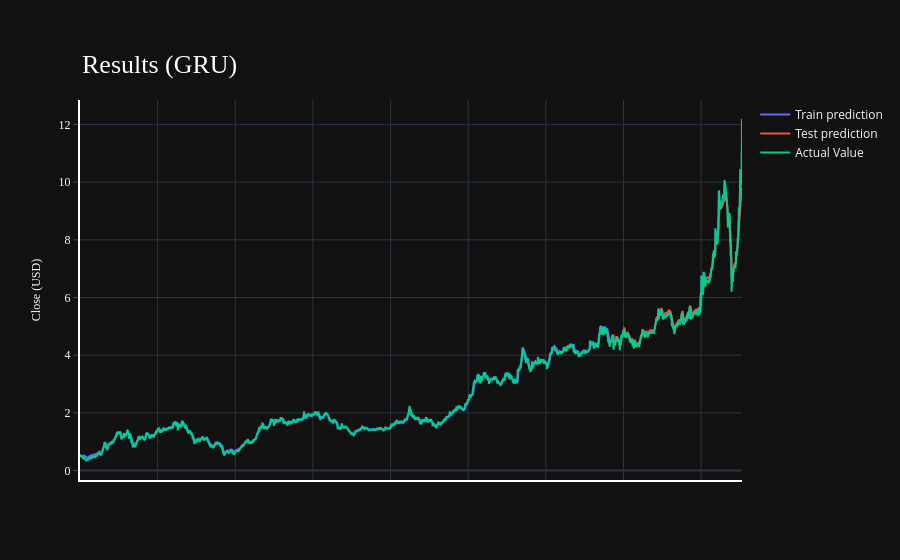

The notebook cell this image was saved under:
### Code cell
import plotly.express as px
import plotly.graph_objects as go

fig = go.Figure()
fig.add_trace(go.Scatter(go.Scatter(x=result.index, y=result[0],
                    mode='lines',
                    name='Train prediction')))
fig.add_trace(go.Scatter(x=result.index, y=result[1],
                    mode='lines',
                    name='Test prediction'))
fig.add_trace(go.Scatter(go.Scatter(x=result.index, y=result[2],
                    mode='lines',
                    name='Actual Value')))
fig.update_layout(
    xaxis=dict(
        showline=True,
        showgrid=True,
        showticklabels=False,
        linecolor='white',
        linewidth=2
    ),
    yaxis=dict(
        title_text='Close (USD)',
        titlefont=dict(
            family='Rockwell',
            size=12,
            color='white',
        ),
        showline=True,
        showgrid=True,
        showticklabels=True,
        linecolor='white',
        linewidth=2,
        ticks='outside',
        tickfont=dict(
            family='Rockwell',
            size=12,
            color='white',
        ),
    ),
    showlegend=True,
    template = 'plotly_dark'

)



annotations = []
annotations.append(dict(xref='paper', yref='paper', x=0.0, y=1.05,
                              xanchor='left', yanchor='bottom',
                              text='Results (GRU)',
                              font=dict(family='Rockwell',
                                        size=26,
                                        color='white'),
                              showarrow=False))
fig.update_layout(annotations=annotations)

fig.show()

### Figure 1 — Plotly figure (JSON) as saved in the notebook; plotly's stock layout.template omitted (floating-point values rounded to 4 significant figures; data arrays with more than 128 entries replaced by an {"elided": "..."} marker saying what was removed)
{"data": [{"mode": "lines", "name": "Train prediction", "type": "scatter", "x": {"elided": "4264 int values"}, "y": {"elided": "4264 float values"}}, {"mode": "lines", "name": "Test prediction", "type": "scatter", "x": {"elided": "4264 int values"}, "y": {"elided": "4264 float values"}}, {"mode": "lines", "name": "Actual Value", "type": "scatter", "x": {"elided": "4264 int values"}, "y": {"elided": "4264 float values"}}], "layout": {"annotations": [{"font": {"color": "white", "family": "Rockwell", "size": 26}, "showarrow": false, "text": "Results (GRU)", "x": 0, "xanchor": "left", "xref": "paper", "y": 1.05, "yanchor": "bottom", "yref": "paper"}], "showlegend": true, "xaxis": {"linecolor": "white", "linewidth": 2, "showgrid": true, "showline": true, "showticklabels": false}, "yaxis": {"linecolor": "white", "linewidth": 2, "showgrid": true, "showline": true, "showticklabels": true, "tickfont": {"color": "white", "family": "Rockwell", "size": 12}, "ticks": "outside", "title": {"font": {"color": "white", "family": "Rockwell", "size": 12}, "text": "Close (USD)"}}}}
